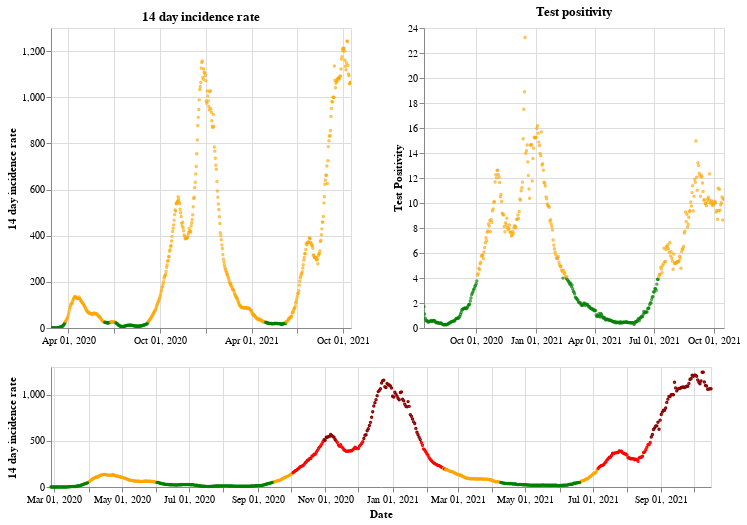

Notebook source saved alongside this figure:
### Markdown cell above
## Wales

### Code cell
plot_traffic_light('Wales')

### Figure 1 — Vega-Lite specification as saved in the notebook (floating-point values rounded to 4 significant figures; data arrays with more than 128 entries replaced by an {"elided": "..."} marker saying what was removed)
{"config": {"view": {"continuousWidth": 400, "continuousHeight": 300}}, "vconcat": [{"hconcat": [{"mark": {"type": "point", "size": 2}, "encoding": {"color": {"condition": {"value": "green", "test": "(datum.twoWeeklyCasesRate <= 25)"}, "value": "orange"}, "tooltip": [{"type": "nominal", "field": "areaName"}, {"type": "temporal", "field": "date"}, {"type": "quantitative", "field": "twoWeeklyCasesRate"}, {"type": "quantitative", "field": "testPositivity"}], "x": {"type": "temporal", "axis": {"title": ""}, "field": "date", "scale": {"domain": {"selection": "DateBrush"}}, "timeUnit": "yearmonthdate"}, "y": {"type": "quantitative", "axis": {"title": "14 day incidence rate"}, "field": "twoWeeklyCasesRate"}}, "title": "14 day incidence rate", "width": 300}, {"mark": {"type": "point", "size": 2}, "encoding": {"color": {"condition": {"value": "green", "test": "(datum.testPositivity <= 4)"}, "value": "orange"}, "tooltip": [{"type": "nominal", "field": "areaName"}, {"type": "temporal", "field": "date"}, {"type": "quantitative", "field": "twoWeeklyCasesRate"}, {"type": "quantitative", "field": "testPositivity"}], "x": {"type": "temporal", "axis": {"title": ""}, "field": "date", "scale": {"domain": {"selection": "DateBrush"}}, "timeUnit": "yearmonthdate"}, "y": {"type": "quantitative", "axis": {"title": "Test Positivity"}, "field": "testPositivity"}}, "title": "Test positivity", "width": 300}]}, {"layer": [{"mark": {"type": "point", "size": 2}, "encoding": {"color": {"condition": {"value": "orange", "test": "(((datum.testPositivity < 4) && (datum.twoWeeklyCasesRate >= 50)) && (datum.twoWeeklyCasesRate < 200))"}, "value": "red"}, "opacity": {"condition": {"value": 1, "test": "((datum.twoWeeklyCasesRate >= 50) && (datum.twoWeeklyCasesRate < 500))"}, "value": 0}, "tooltip": [{"type": "nominal", "field": "areaName"}, {"type": "temporal", "field": "date"}, {"type": "quantitative", "field": "twoWeeklyCasesRate"}, {"type": "quantitative", "field": "testPositivity"}], "x": {"type": "temporal", "axis": {"title": "Date"}, "field": "date", "timeUnit": "yearmonthdate"}, "y": {"type": "quantitative", "axis": {"title": "14 day incidence rate"}, "field": "twoWeeklyCasesRate"}}, "selection": {"DateBrush": {"type": "interval", "encodings": ["x"], "fields": ["Time"]}}}, {"mark": {"type": "point", "size": 2}, "encoding": {"color": {"value": "darkred"}, "opacity": {"condition": {"value": 1, "test": "(datum.twoWeeklyCasesRate >= 500)"}, "value": 0}, "tooltip": [{"type": "nominal", "field": "areaName"}, {"type": "temporal", "field": "date"}, {"type": "quantitative", "field": "twoWeeklyCasesRate"}, {"type": "quantitative", "field": "testPositivity"}], "x": {"type": "temporal", "axis": {"title": "Date"}, "field": "date", "timeUnit": "yearmonthdate"}, "y": {"type": "quantitative", "axis": {"title": "14 day incidence rate"}, "field": "twoWeeklyCasesRate"}}}, {"mark": {"type": "point", "size": 2}, "encoding": {"color": {"condition": {"value": "green", "test": "((datum.testPositivity < 4) && (datum.twoWeeklyCasesRate < 50))"}, "value": "orange"}, "opacity": {"condition": {"value": 1, "test": "(datum.twoWeeklyCasesRate < 50)"}, "value": 0}, "tooltip": [{"type": "nominal", "field": "areaName"}, {"type": "temporal", "field": "date"}, {"type": "quantitative", "field": "twoWeeklyCasesRate"}, {"type": "quantitative", "field": "testPositivity"}], "x": {"type": "temporal", "axis": {"title": "Date"}, "field": "date", "timeUnit": "yearmonthdate"}, "y": {"type": "quantitative", "axis": {"title": "14 day incidence rate"}, "field": "twoWeeklyCasesRate"}}}], "height": 120, "width": 660}], "data": {"name": "data-bf0d6ce0c5739b07730f8e06778818e3"}, "$schema": "https://vega.github.io/schema/vega-lite/v4.8.1.json", "datasets": {"data-bf0d6ce0c5739b07730f8e06778818e3": {"elided": "598 records"}}}
